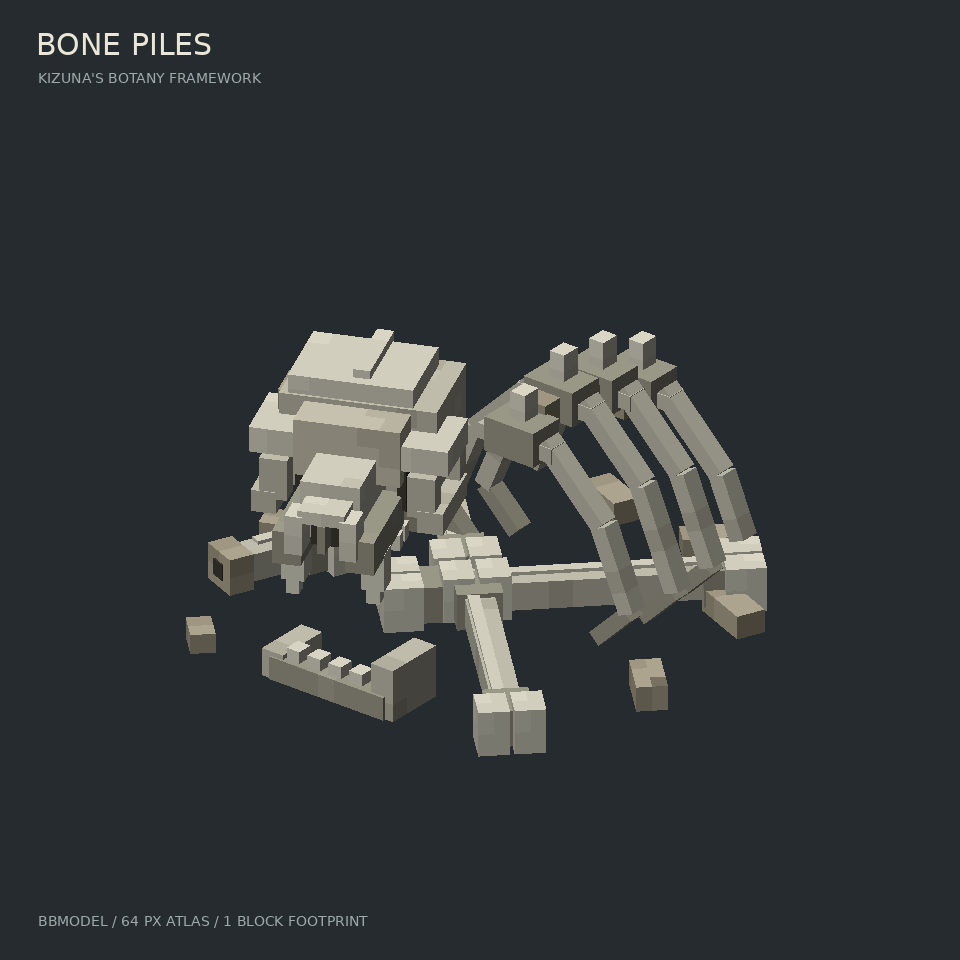

This chart was generated by the following Python code:
#!/usr/bin/env python3
"""直接渲染落盘的 bbmodel，生成主视图与等比例三视图。

预览工具依赖已安装的 bbmodel_maker、Pillow、NumPy；生成/导出模型不依赖渲染工具。
"""

from pathlib import Path

from PIL import Image, ImageDraw, ImageFont
from bbmodel_maker.render.framing import View, focus_for, render_views


ROOT = Path(__file__).resolve().parent
BACKGROUND = (38, 43, 47)


def font(size):
    path = Path("/usr/share/fonts/truetype/dejavu/DejaVuSans.ttf")
    return ImageFont.truetype(str(path), size) if path.exists() else ImageFont.load_default()


def main():
    model = ROOT / "BonePiles.bbmodel"
    hero_view = (View("THREE QUARTER", -38, 28, ""),)
    hero = render_views(model, hero_view, size=960, bg=BACKGROUND,
                        focus=focus_for(model, hero_view, margin=1.16))[0][1]
    draw = ImageDraw.Draw(hero)
    draw.text((36, 27), "BONE PILES", fill=(234, 231, 216), font=font(30))
    draw.text((38, 70), "KIZUNA'S BOTANY FRAMEWORK", fill=(158, 170, 170), font=font(14))
    draw.text((38, 913), "BBMODEL / 64 PX ATLAS / 1 BLOCK FOOTPRINT", fill=(158, 170, 170), font=font(14))
    hero.save(ROOT / "preview.png")

    views = (View("FRONT +Z", 0, 0, "+z"), View("RIGHT +X", -90, 0, "+x"),
             View("TOP +Y", 0, 90, "+y"))
    renders = render_views(model, views, size=440, bg=BACKGROUND,
                           focus=focus_for(model, views, margin=1.12))
    sheet = Image.new("RGB", (1320, 480), BACKGROUND)
    draw = ImageDraw.Draw(sheet)
    for i, (view, picture) in enumerate(renders):
        sheet.paste(picture, (i * 440, 40))
        draw.text((i * 440 + 24, 18), view.name, fill=(211, 216, 207), font=font(17))
    sheet.save(ROOT / "views.png")
    print("Rendered preview.png and views.png from BonePiles.bbmodel")


if __name__ == "__main__":
    main()
